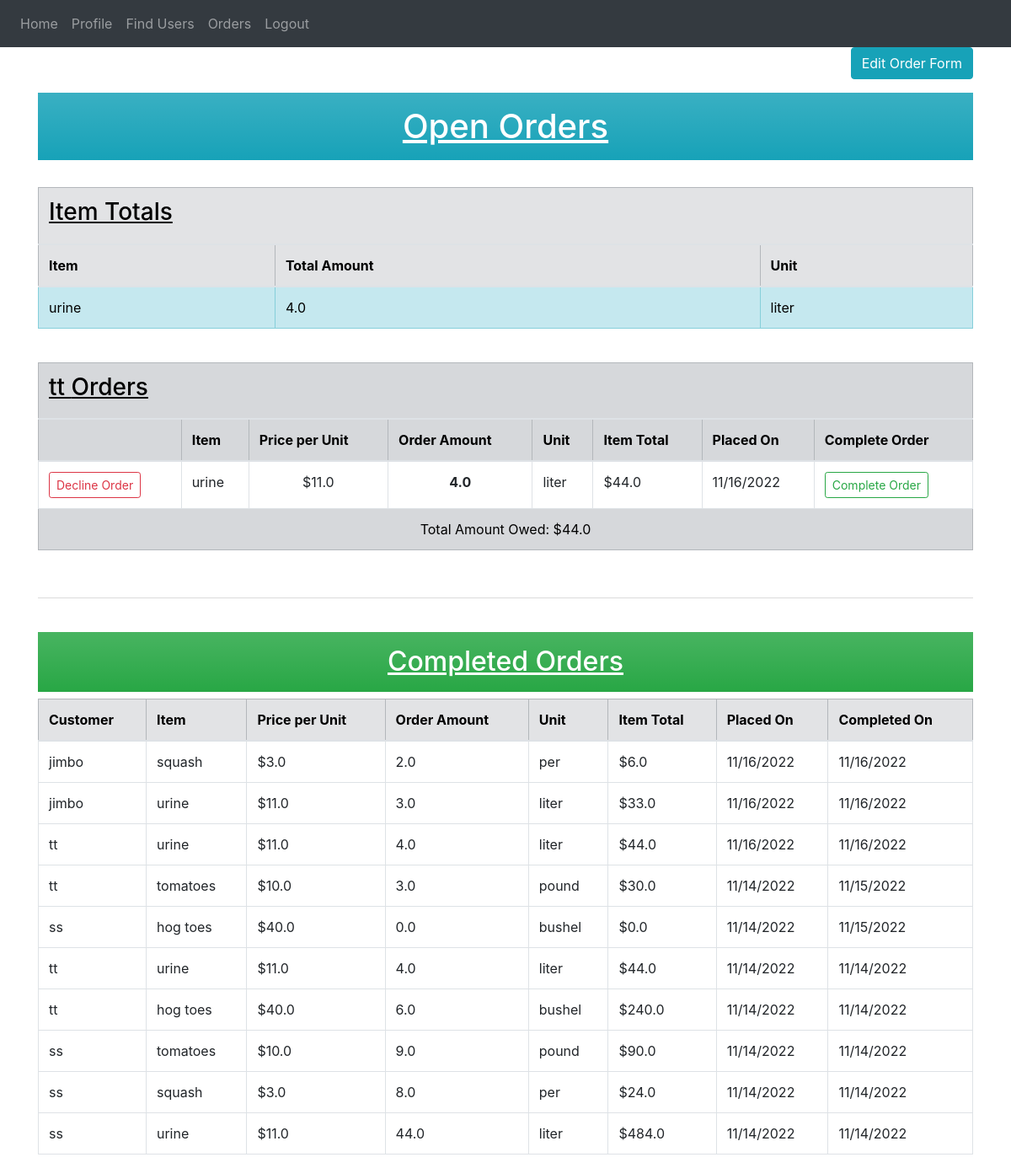
Screenshot of /view_orders/ (signed in) with the database file from the repository.
### website/models.py (models this page shows)
class OpenOrder(db.Model):
    id = db.Column(db.Integer, primary_key=True)
    item = db.Column(db.String(100))
    price = db.Column(db.Float)
    unit = db.Column(db.String(100))
    amount = db.Column(db.Float)
    r_total = db.Column(db.Float)
    order_placed = db.Column(db.DateTime, default=datetime.utcnow)
    customer = db.Column(db.String(100))
    vendor = db.Column(db.String(100))
    vendor_id = db.Column(db.Integer, db.ForeignKey('user.id'))

class ClosedOrder(db.Model):
    id = db.Column(db.Integer, primary_key=True)
    open_order_id = db.Column(db.Integer, db.ForeignKey('open_order.id'))
    item = db.Column(db.String(100))
    price = db.Column(db.Float)
    unit = db.Column(db.String(100))
    amount = db.Column(db.Float)
    r_total = db.Column(db.Float)
    order_placed = db.Column(db.DateTime)
    order_completed = db.Column(db.DateTime, default=datetime.utcnow)
    customer = db.Column(db.String(100))
    vendor = db.Column(db.String(100))
    vendor_id = db.Column(db.Integer, db.ForeignKey('user.id'))

### website/views.py (the view)
@views.route('/view_orders/', methods=['GET', 'POST'])
@login_required
def view_orders():
    customers = db.engine.execute("SELECT DISTINCT customer FROM open_order WHERE vendor_id = ?", current_user.id)
    vendor_closed_orders = ClosedOrder.query.filter_by(vendor_id=current_user.id).order_by(ClosedOrder.order_completed.desc())
    item_totals = db.engine.execute("SELECT SUM(amount),item,unit FROM open_order GROUP BY item HAVING vendor_id = ?", current_user.id)
    item_totals = list(item_totals)
    customer_totals = db.engine.execute("SELECT SUM(r_total),customer FROM open_order GROUP BY customer")
    customer_totals = list(customer_totals)
    customer_open_orders = OpenOrder.query.filter_by(customer=current_user.B_name).order_by(OpenOrder.order_placed.desc())
    customer_closed_orders = ClosedOrder.query.filter_by(customer=current_user.B_name).order_by(ClosedOrder.order_completed.desc())
    return render_template('view_orders.html', customer_open_orders=customer_open_orders, customer_closed_orders=customer_closed_orders, vendor_closed_orders=vendor_closed_orders, item_totals=item_totals, customer_totals=customer_totals, customers=customers, user=current_user)

### website/__init__.py (called while the page is built)
def create_app():
    app = Flask(__name__)
    app.config['SECRET_KEY'] = 'hgjladfks;ja;sd'
    app.config['SQLALCHEMY_DATABASE_URI'] = f'sqlite:///{DB_NAME}'
    app.config['SQLALCHEMY_TRACK_MODIFICATIONS'] = False
    app.config["TEMPLATES_AUTO_RELOAD"] = True
    db.init_app(app)
    migrate = Migrate(app, db, render_as_batch=True)
    from .views import views
    from .auth import auth
    app.register_blueprint(views, url_prefix='/')
    app.register_blueprint(auth, url_prefix='/')
    from .models import User, Post, Item, OpenOrder, ClosedOrder, Favorite
    with app.app_context():
        db.create_all()
        print('database created!')
    login_manager = LoginManager()
    login_manager.login_view = 'auth.login'
    login_manager.init_app(app)
    @login_manager.user_loader
    def load_user(id):
        return User.query.get(int(id))
    return app

### website/views.py (called while the page is built)
@views.before_request
def before_request():
    if current_user.is_authenticated:
        current_user.last_seen = datetime.utcnow()
        db.session.commit()

### website/templates/view_orders.html (shortened to what this page needs)
{% extends "base.html" %}
{% block content %}
{% if user.B_name == current_user.B_name and current_user.B_type == 'farm' %}
    <p align="right"><button class="btn btn-info btn-gradient" onclick="window.location.href='{{ url_for("views.edit_order_form") }}';">Edit Order Form</button></p>
{% endif %}
<h1 align="center" class="p-3 mb-2 bg-info text-white bg-gradient bg-opacity-90 bg-text-white"><u>Open Orders</u></h1>
<br />
{% if current_user.B_type == 'farm' %}
<table class="table align-middle table-striped table-bordered">
    <thead class="table-secondary">
        <tr>
            <th colspan="8" align="left"><h3><u>Item Totals</u></h3></th>
        </tr>
        <tr>
            <th>Item</th>
            <th>Total Amount</th>
            <th>Unit</th>
        </tr>
    </thead>
    <tbody class="table-info">
        {% for total in item_totals %}
        <tr>
            <td>{{ total[1] }}</td>
            <td>{{ total[0] }}</td>
            <td>{{ total[2] }}</td>
        </tr>
        {% endfor %}
    </tbody>
</table>
<br />
{% endif %}
{% if current_user.B_type == 'farm' %}
{% for customer in customer_totals %}
<table class="table align-middle table-bordered">
    <thead>
        <tr class="table-secondary">
            <th colspan="8" align="left"><h3><u>{{ customer[1] }} Orders</u></h3></th>
        </tr>
        <tr class="table-secondary">
            <th></th>
            <th scope="col">Item</th>
            <th scope="col">Price per Unit</th>
            <th scope="col">Order Amount</th>
            <th scope="col">Unit</th>
            <th scope="col">Item Total</th>
            <th scope="col">Placed On</th>
            <th scope="col">Complete Order</th>
        </tr>
    </thead>
    <tbody>
        {% for order in user.open_orders %}
        {% if customer[1] == order.customer %}
        <tr>
            <td>
                <button type="button" class="btn btn-outline-danger btn-sm" onClick="declineOrder({{ order.id }})"">Decline Order</button>
            </td>
            <td>{{ order.item }}</td>
            <td align="center">${{ order.price }}</td>
            <td align="center" class="table-bordered"><b>{{ order.amount }}</b></td>
            <td>{{ order.unit }}</td>
            <td>${{ order.r_total }}</td>
            <td>{{ order.order_placed.strftime('%m/%d/%Y') }}</td>
            <td>
                <button type="button" class="btn btn-outline-success btn-sm" onClick="completeOrder({{ order.id }})"">Complete Order</button>
            </td>
        </tr>
        {% endif %}
        {% endfor %}
        <tr class="table-secondary">
            <td colspan="8" align="center">Total Amount Owed: ${{ customer[0] }}</td>
        </tr>
    </tbody>
</table>
<br />
<hr size="500" noshade>
<br />
{% endfor %}
{% endif %}
<h2 align="center" class="p-3 mb-2 bg-success text-white bg-gradient bg-opacity-90 bg-text-white"><u>Completed Orders</u></h2>
{% if current_user.B_type == 'farm' %}
<table class="table align-middle table-bordered">
    <thead class="table-secondary">
        <th>Customer</th>
        <th>Item</th>
        <th>Price per Unit</th>
        <th>Order Amount</th>
        <th>Unit</th>
        <th>Item Total</th>
        <th>Placed On</th>
        <th>Completed On</th>
    </thead>
    <tbody>
        {% for order in vendor_closed_orders %}
        <tr>
            <td>{{ order.customer }}</td>
            <td>{{ order.item }}</td>
            <td>${{ order.price }}</td>
            <td>{{ order.amount }}</td>
            <td>{{ order.unit }}</td>
            <td>${{ order.r_total }}</td>
            <td>{{ order.order_placed.strftime('%m/%d/%Y') }}</td>
            <td>{{ order.order_completed.strftime('%m/%d/%Y') }}</td>
        </tr>
        {% endfor %}
    </tbody>
</table>
{% endif %}
{% endblock %}

### rows the page displays
OpenOrder: item "urine", price "11.0", amount "4.0", unit "liter", r_total "44.0", order_placed "11/16/2022"
ClosedOrder: customer "jimbo", item "squash", price "3.0", amount "2.0", unit "per", r_total "6.0", order_placed "11/16/2022", order_completed "11/16/2022"
ClosedOrder: customer "jimbo", item "urine", price "11.0", amount "3.0", unit "liter", r_total "33.0", order_placed "11/16/2022", order_completed "11/16/2022"
ClosedOrder: customer "tt", item "urine", price "11.0", amount "4.0", unit "liter", r_total "44.0", order_placed "11/16/2022", order_completed "11/16/2022"
ClosedOrder: customer "tt", item "tomatoes", price "10.0", amount "3.0", unit "pound", r_total "30.0", order_placed "11/14/2022", order_completed "11/15/2022"
ClosedOrder: customer "ss", item "hog toes", price "40.0", amount "0.0", unit "bushel", r_total "0.0", order_placed "11/14/2022", order_completed "11/15/2022"
ClosedOrder: customer "tt", item "urine", price "11.0", amount "4.0", unit "liter", r_total "44.0", order_placed "11/14/2022", order_completed "11/14/2022"
ClosedOrder: customer "tt", item "hog toes", price "40.0", amount "6.0", unit "bushel", r_total "240.0", order_placed "11/14/2022", order_completed "11/14/2022"
ClosedOrder: customer "ss", item "tomatoes", price "10.0", amount "9.0", unit "pound", r_total "90.0", order_placed "11/14/2022", order_completed "11/14/2022"
ClosedOrder: customer "ss", item "squash", price "3.0", amount "8.0", unit "per", r_total "24.0", order_placed "11/14/2022", order_completed "11/14/2022"
ClosedOrder: customer "ss", item "urine", price "11.0", amount "44.0", unit "liter", r_total "484.0", order_placed "11/14/2022", order_completed "11/14/2022"

### other values shown
{{ total[1] }} "urine"
{{ total[0] }} "4.0"
{{ total[2] }} "liter"
{{ customer[1] }} "tt"
{{ customer[0] }} "44.0"
